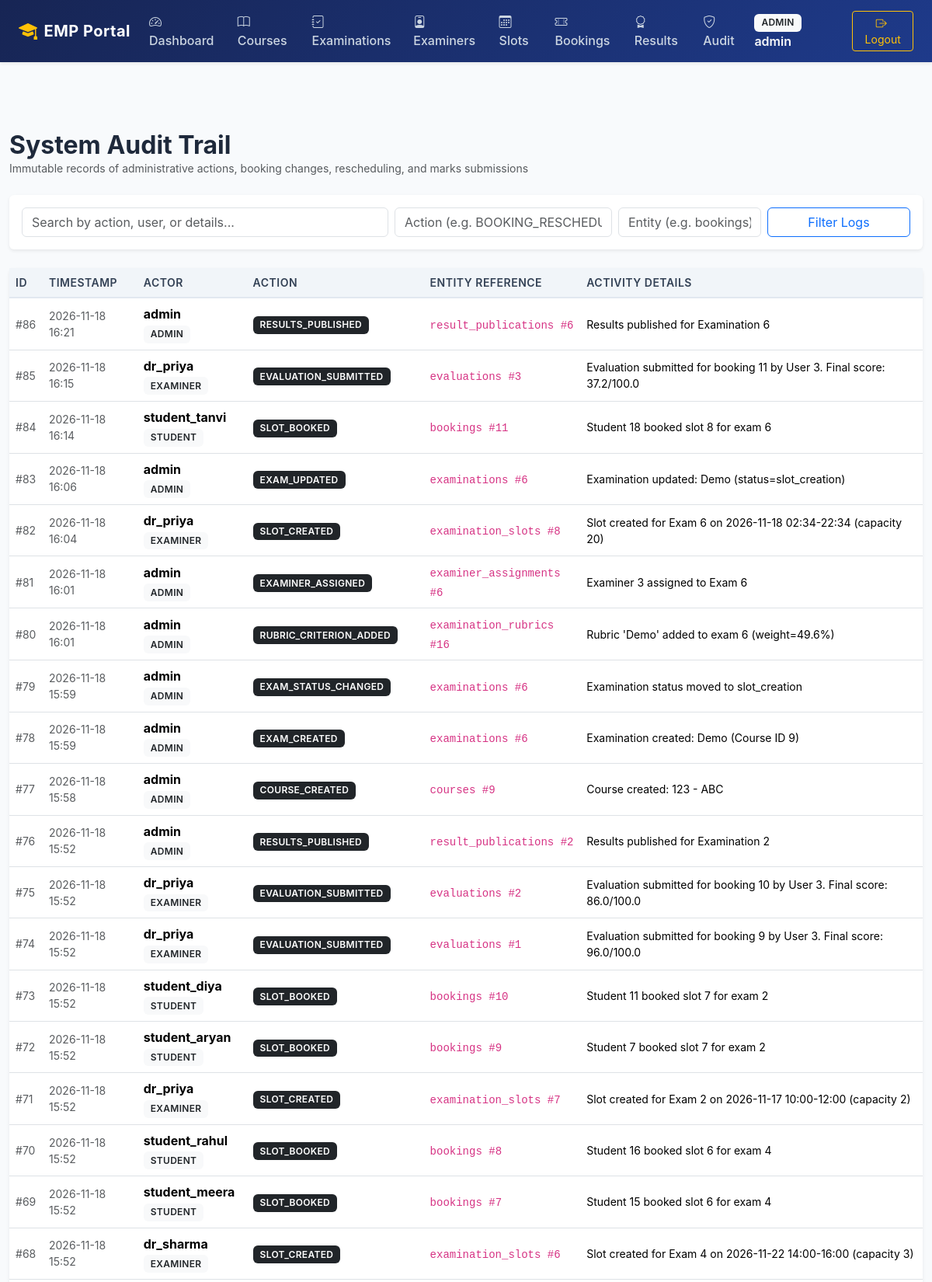
Screenshot of /admin/audit-logs (signed in, upper part) with the database file from the repository.
### tables this page shows
CREATE TABLE audit_logs (
    id INTEGER PRIMARY KEY AUTOINCREMENT,
    user_id INTEGER,
    action VARCHAR(100) NOT NULL,
    entity_type VARCHAR(50) NOT NULL,
    entity_id INTEGER,
    details TEXT,
    ip_address VARCHAR(45),
    created_at TIMESTAMP NOT NULL DEFAULT CURRENT_TIMESTAMP,
    FOREIGN KEY (user_id) REFERENCES users(id) ON DELETE SET NULL
);

CREATE TABLE users (
    id INTEGER PRIMARY KEY AUTOINCREMENT,
    username VARCHAR(80) UNIQUE NOT NULL,
    email VARCHAR(120) UNIQUE NOT NULL,
    password_hash VARCHAR(255) NOT NULL,
    role VARCHAR(20) NOT NULL CHECK(role IN ('admin', 'examiner', 'student')),
    is_active INTEGER NOT NULL DEFAULT 1,
    created_at TIMESTAMP NOT NULL DEFAULT CURRENT_TIMESTAMP
);

### app/routes/admin.py (the view)
@admin_bp.route('/audit-logs')
def audit_logs():
    action = request.args.get('action')
    entity = request.args.get('entity_type')
    search = request.args.get('search')
    logs = get_audit_logs(limit=200, entity_type=entity, action=action, search=search)
    return render_template('admin/audit_logs.html', logs=logs, action_filter=action, entity_filter=entity, search=search)

### app/database.py (called while the page is built)
def get_db(db_path=None):
    if db_path is None:
        try:
            db_path = current_app.config['DATABASE_PATH']
        except RuntimeError:
            from app.config import Config
            db_path = Config.DATABASE_PATH
    try:
        if 'db' not in g:
            if db_path != ':memory:':
                os.makedirs(os.path.dirname(os.path.abspath(db_path)), exist_ok=True)
            conn = sqlite3.connect(db_path)
            conn.row_factory = sqlite3.Row
            conn.execute("PRAGMA foreign_keys = ON;")
            g.db = conn
        return g.db
    except RuntimeError:
        if db_path != ':memory:':
            os.makedirs(os.path.dirname(os.path.abspath(db_path)), exist_ok=True)
        conn = sqlite3.connect(db_path)
        conn.row_factory = sqlite3.Row
        conn.execute("PRAGMA foreign_keys = ON;")
        return conn

### app/routes/admin.py (called while the page is built)
@admin_bp.before_request
@role_required('admin')
def check_admin():
    pass

### app/services/audit_service.py (called while the page is built)
def get_audit_logs(limit=100, entity_type=None, action=None, search=None):
    db = get_db()
    query = """
        SELECT a.*, u.username, u.role
        FROM audit_logs a
        LEFT JOIN users u ON a.user_id = u.id
        WHERE 1=1
    """
    params = []
    if entity_type:
        query += " AND a.entity_type = ?"
        params.append(entity_type)
    if action:
        query += " AND a.action = ?"
        params.append(action)
    if search:
        query += " AND (a.details LIKE ? OR a.action LIKE ? OR u.username LIKE ?)"
        wildcard = f"%{search}%"
        params.extend([wildcard, wildcard, wildcard])
    query += " ORDER BY a.created_at DESC LIMIT ?"
    params.append(limit)
    return db.execute(query, params).fetchall()

### app/templates/admin/audit_logs.html (shortened to what this page needs)
{% extends "base.html" %}
{% block content %}
<div class="d-flex justify-content-between align-items-center mb-4">
    <div>
        <h2 class="fw-bold mb-0">System Audit Trail</h2>
        <p class="text-muted small mb-0">Immutable records of administrative actions, booking changes, rescheduling, and marks submissions</p>
    </div>
</div>
<div class="card shadow-sm border-0 mb-4">
    <div class="card-body p-3">
        <form method="GET" action="{{ url_for('admin.audit_logs') }}" class="row g-2">
            <div class="col-md-5">
                <input type="text" class="form-control" name="search" placeholder="Search by action, user, or details..." value="{{ search or '' }}">
            </div>
            <div class="col-md-3">
                <input type="text" class="form-control" name="action" placeholder="Action (e.g. BOOKING_RESCHEDULED)" value="{{ action_filter or '' }}">
            </div>
            <div class="col-md-2">
                <input type="text" class="form-control" name="entity_type" placeholder="Entity (e.g. bookings)" value="{{ entity_filter or '' }}">
            </div>
            <div class="col-md-2 d-grid">
                <button type="submit" class="btn btn-outline-primary">Filter Logs</button>
            </div>
        </form>
    </div>
</div>
<div class="card shadow-sm border-0">
    <div class="card-body p-0">
        <div class="table-responsive">
            <table class="table table-hover table-emp align-middle mb-0">
                <thead>
                    <tr>
                        <th>ID</th>
                        <th>Timestamp</th>
                        <th>Actor</th>
                        <th>Action</th>
                        <th>Entity Reference</th>
                        <th>Activity Details</th>
                    </tr>
                </thead>
                <tbody>
                    {% for l in logs %}
                    <tr>
                        <td class="text-muted small">#{{ l.id }}</td>
                        <td class="small text-muted">{{ l.created_at | datetime_format }}</td>
                        <td>
                            {% if l.username %}
                                <div class="fw-bold">{{ l.username }}</div>
                                <span class="badge bg-light text-dark text-uppercase small">{{ l.role }}</span>
                            {% else %}
                                <span class="badge bg-secondary">System</span>
                            {% endif %}
                        </td>
                        <td><span class="badge bg-dark">{{ l.action }}</span></td>
                        <td><code>{{ l.entity_type }} #{{ l.entity_id or '-' }}</code></td>
                        <td class="small">{{ l.details }}</td>
                    </tr>
                    {% else %}
                    <tr>
                        <td colspan="6" class="text-center py-4 text-muted">No audit logs matching search criteria.</td>
                    </tr>
                    {% endfor %}
                </tbody>
            </table>
        </div>
    </div>
</div>
{% endblock %}

### app/static/css/style.css (style rules this page uses)
:root { --emp-primary: #1e3a8a; --emp-primary-dark: #172554; --emp-accent: #2563eb; --emp-bg: #f8fafc; --emp-card-bg: #ffffff; --emp-border: #e2e8f0; --emp-text: #1e293b; --emp-muted: #64748b; }
body { background-color: var(--emp-bg); color: var(--emp-text); font-family: -apple-system, BlinkMacSystemFont, "Segoe UI", Roboto, "Helvetica Neue", Arial, sans-serif; min-height: 100vh; display: flex; flex-direction: column; }
.table-emp th { background-color: #f1f5f9; color: #334155; font-weight: 600; font-size: 0.875rem; text-transform: uppercase; letter-spacing: 0.5px; border-bottom: 2px solid var(--emp-border); }
.table-emp td { vertical-align: middle; }
.badge { padding: 0.45em 0.75em; font-weight: 600; letter-spacing: 0.3px; }

### rows the page displays
audit_logs: id "86", created_at "2026-11-18 16:21", username "admin", role "ADMIN", action "RESULTS_PUBLISHED", entity_type "result_publications", entity "6", details "Results published for Examination 6"
audit_logs: id "85", created_at "2026-11-18 16:15", username "dr_priya", role "EXAMINER", action "EVALUATION_SUBMITTED", entity_type "evaluations", entity "3", details "Evaluation submitted for booking 11 by User 3. Final score: 37.2/100.0"
audit_logs: id "84", created_at "2026-11-18 16:14", username "student_tanvi", role "STUDENT", action "SLOT_BOOKED", entity_type "bookings", entity "11", details "Student 18 booked slot 8 for exam 6"
audit_logs: id "83", created_at "2026-11-18 16:06", username "admin", role "ADMIN", action "EXAM_UPDATED", entity_type "examinations", entity "6", details "Examination updated: Demo (status=slot_creation)"
audit_logs: id "82", created_at "2026-11-18 16:04", username "dr_priya", role "EXAMINER", action "SLOT_CREATED", entity_type "examination_slots", entity "8", details "Slot created for Exam 6 on 2026-11-18 02:34-22:34 (capacity 20)"
audit_logs: id "81", created_at "2026-11-18 16:01", username "admin", role "ADMIN", action "EXAMINER_ASSIGNED", entity_type "examiner_assignments", entity "6", details "Examiner 3 assigned to Exam 6"
audit_logs: id "80", created_at "2026-11-18 16:01", username "admin", role "ADMIN", action "RUBRIC_CRITERION_ADDED", entity_type "examination_rubrics", entity "16", details "Rubric 'Demo' added to exam 6 (weight=49.6%)"
audit_logs: id "79", created_at "2026-11-18 15:59", username "admin", role "ADMIN", action "EXAM_STATUS_CHANGED", entity_type "examinations", entity "6", details "Examination status moved to slot_creation"
audit_logs: id "78", created_at "2026-11-18 15:59", username "admin", role "ADMIN", action "EXAM_CREATED", entity_type "examinations", entity "6", details "Examination created: Demo (Course ID 9)"
audit_logs: id "77", created_at "2026-11-18 15:58", username "admin", role "ADMIN", action "COURSE_CREATED", entity_type "courses", entity "9", details "Course created: 123 - ABC"
audit_logs: id "76", created_at "2026-11-18 15:52", username "admin", role "ADMIN", action "RESULTS_PUBLISHED", entity_type "result_publications", entity "2", details "Results published for Examination 2"
audit_logs: id "75", created_at "2026-11-18 15:52", username "dr_priya", role "EXAMINER", action "EVALUATION_SUBMITTED", entity_type "evaluations", entity "2", details "Evaluation submitted for booking 10 by User 3. Final score: 86.0/100.0"
audit_logs: id "74", created_at "2026-11-18 15:52", username "dr_priya", role "EXAMINER", action "EVALUATION_SUBMITTED", entity_type "evaluations", entity "1", details "Evaluation submitted for booking 9 by User 3. Final score: 96.0/100.0"
audit_logs: id "73", created_at "2026-11-18 15:52", username "student_diya", role "STUDENT", action "SLOT_BOOKED", entity_type "bookings", entity "10", details "Student 11 booked slot 7 for exam 2"
audit_logs: id "72", created_at "2026-11-18 15:52", username "student_aryan", role "STUDENT", action "SLOT_BOOKED", entity_type "bookings", entity "9", details "Student 7 booked slot 7 for exam 2"
audit_logs: id "71", created_at "2026-11-18 15:52", username "dr_priya", role "EXAMINER", action "SLOT_CREATED", entity_type "examination_slots", entity "7", details "Slot created for Exam 2 on 2026-11-17 10:00-12:00 (capacity 2)"
audit_logs: id "70", created_at "2026-11-18 15:52", username "student_rahul", role "STUDENT", action "SLOT_BOOKED", entity_type "bookings", entity "8", details "Student 16 booked slot 6 for exam 4"
audit_logs: id "69", created_at "2026-11-18 15:52", username "student_meera", role "STUDENT", action "SLOT_BOOKED", entity_type "bookings", entity "7", details "Student 15 booked slot 6 for exam 4"
audit_logs: id "68", created_at "2026-11-18 15:52", username "dr_sharma", role "EXAMINER", action "SLOT_CREATED", entity_type "examination_slots", entity "6", details "Slot created for Exam 4 on 2026-11-22 14:00-16:00 (capacity 3)"

### other values shown
{{ current_user.role }} "ADMIN"
{{ current_user.username }} "admin"
